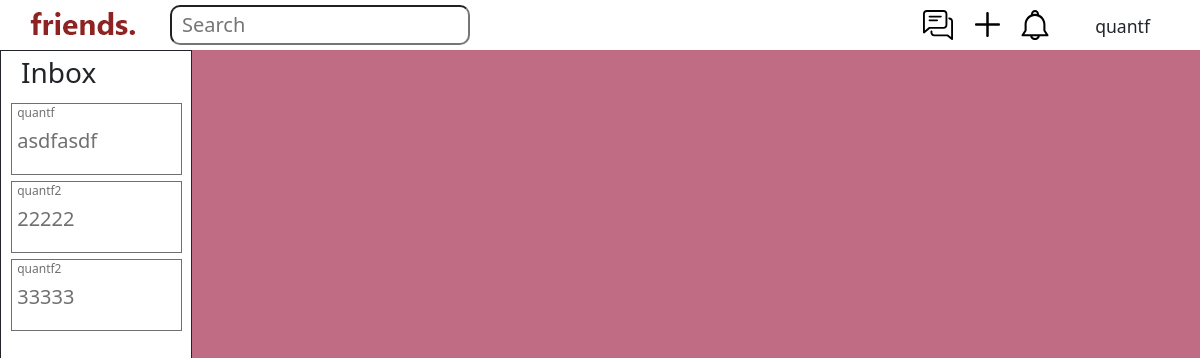
Screenshot of /chatlist (signed in) with the database file from the repository.
### main/models.py (models this page shows, shortened)
class ThreadChat(models.Model):
	thread = models.OneToOneField(Thread, on_delete=models.CASCADE)
	user_list = models.ManyToManyField(User)
	def checkAllow(self, u):
		return u in self.user_list.all() or u == self.thread.getUser()

class Thread(models.Model):
	user = models.ForeignKey(User, on_delete=models.CASCADE)
	title = models.CharField(max_length=100, default='', blank=True)
	content = models.CharField(max_length=1000, default='', blank=True)
	tags = models.JSONField(default=list, null=True)
	location = models.CharField(max_length=30, default='General'),
	created_at = models.DateTimeField(auto_now_add=True)
	def getUser(self):
		return self.user
	class Meta:
		unique_together = (("title", "content"),)

### main/views.py (the view)
# urls.py: path("chatlist", views.chatlist, name="chatlist"),
def chatlist(response):
	all_tc = list(set(ThreadChat.objects.all()))
	for i in reversed(range(len(all_tc))):
		if not all_tc[i].checkAllow(response.user):
			all_tc.remove(all_tc[i])
	return render(response, "main/chatlist.html", {"all_tc":all_tc})

### main/templates/main/chatlist.html (shortened to what this page needs)
{% extends 'main/base.html' %}
{% block content %}
	<div class="chat-sidebar">
		<h3 class="inbox">Inbox</h3>
		<div class="scrollable-chats">
			{% for threadchat in all_tc %}
				<a href="/threadchat/{{threadchat.id}}">
					<div class="chat-info">
						<p>{{threadchat.thread.user}}</p>
						<h5>{{threadchat.thread.title}}</h5>
					</div>
				</a>
			{% endfor %}
		</div>
	</div>
{% endblock %}

### main/templates/main/base.html (shortened to what this page needs)
{% load static %}
<!doctype html>
<html lang="en">
<head>
	<link href="https://cdn.jsdelivr.net/npm/bootstrap@5.0.1/dist/css/bootstrap.min.css" rel="stylesheet">
	<link rel="stylesheet" href="{% static 'css/styles.css' %}">
</head>
<body>
	<nav class="topnav">
		<a class="brand" href="/">
			<img src="{% static 'images/friends.png' %}" alt="home">
		</a>
		<form class="searchbar" method="get" action="search">
			<input class="bar" type="search" name="q" placeholder="Search" aria-label="Search" />
		</form>
		{% if user.is_authenticated %}
			<a class="topnavicon" href="/notifications">
				<img class='bell' src="{% static 'images/bell.svg' %}" alt="notifs">
			</a>
			<a class="topnavicon" href="/create">
				<img class='plus' src="{% static 'images/plus.svg' %}" alt="create">
			</a>
			<a class="topnavicon" href="/chatlist">
				<img class='chatlist' src="{% static 'images/chat.svg' %}" alt="chatlist">
			</a>
			<div class="dropdown">
				<p>{{user}}</p>
			</div>
		{% endif %}
	</nav>
	<div class="main">
		{% block content %}
		{% endblock %}
	</div>
</body>
</html>

### main/static/css/styles.css (style rules this page uses)
a { color: black; text-decoration: none; }
.bell { height: 30px; position: absolute; right: 150px; margin-top: 10px; }
body { background-color: #c06c84; }
.bar { position: absolute; width: 300px; height: 40px; top: 5px; left: 50px; border-radius: 10px; }
.bar::placeholder { position: absolute; font-size: 20px; top: 4px; left: 10px }
.brand { position: absolute; left: 30px; padding-top: 3px; }
.chat-info { margin: 3% 5%; width: 90%; border-style: solid; border-width: thin; border-color: #707070; padding: 0 3%; color: #707070; }
.chat-info p { font-size: 0.75rem; margin-bottom: 5px; }
.chat-info h5 { white-space: nowrap; overflow: hidden; text-overflow: ellipsis; margin-bottom: 20px; line-height: normal; }
.chat-sidebar { border-style: solid; border-width: thin; padding-top: 5px; position: fixed; left: 0; background-color: white; width: 16%; height: 100%; }
.chatlist { height: 30px; position: absolute; right: 247px; margin-top: 10px; }
.dropdown { position: absolute; display: inline-block; right: 50px; margin-top: 13px; font-size: 1.1rem; }
.inbox { margin-left: 20px; }
.main { margin-top: 50px; }
.plus { height: 25px; position: absolute; right: 200px; margin-top: 12px; }
.scrollable-chats { height: 100%; overflow: auto; }
.searchbar { position: absolute; left: 120px; }
.topnav { position: fixed; top: 0; width: 100%; height: 50px; background-color: white; }
.topnavicon { display: block; }

### rows the page displays
ThreadChat: thread.user "quantf", thread "asdfasdf"
ThreadChat: thread.user "quantf2", thread "22222"
ThreadChat: thread.user "quantf2", thread "33333"

### other values shown
{{ user }} "quantf"
